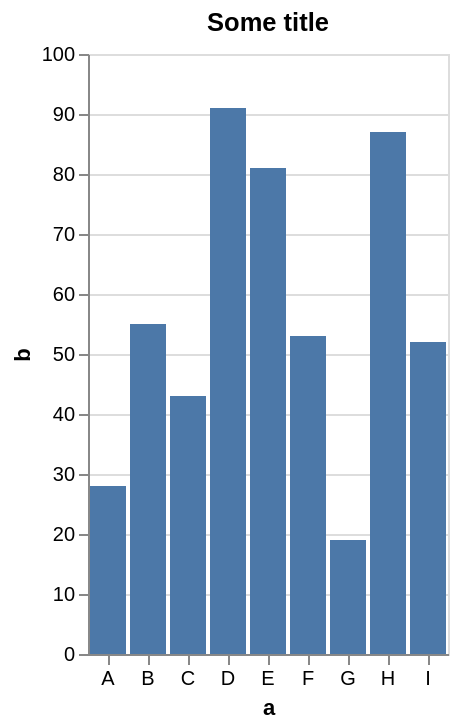

Vega-Lite specification for this chart:
### Vega-Lite specification from a JSON file in a GitHub repository (floating-point values rounded to 4 significant figures)
{"$schema": "https://vega.github.io/schema/vega-lite/v5.json", "title": "Some title", "config": {"title": {"fontSize": 12.75}}, "data": {"values": [{"a": "A", "b": 28}, {"a": "B", "b": 55}, {"a": "C", "b": 43}, {"a": "D", "b": 91}, {"a": "E", "b": 81}, {"a": "F", "b": 53}, {"a": "G", "b": 19}, {"a": "H", "b": 87}, {"a": "I", "b": 52}]}, "mark": "bar", "encoding": {"x": {"field": "a", "type": "nominal", "axis": {"labelAngle": 0}}, "y": {"field": "b", "type": "quantitative"}}}
